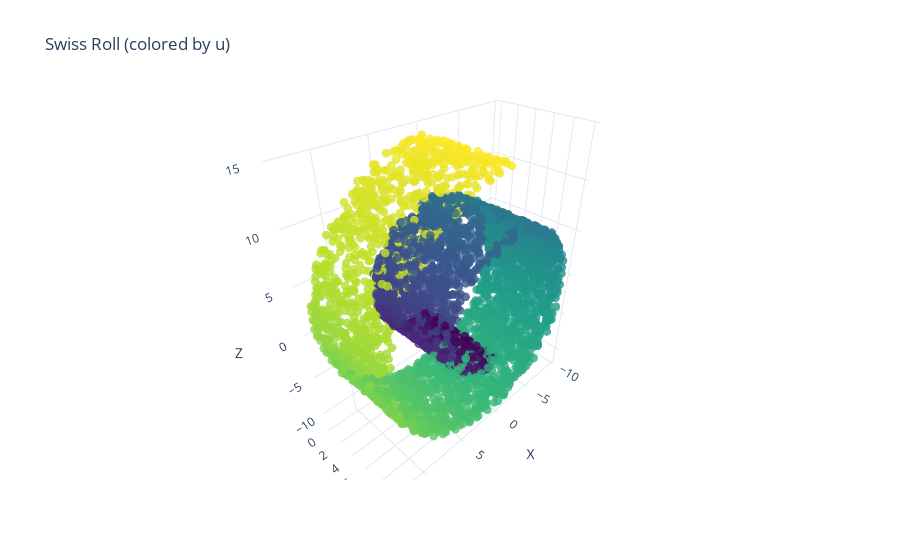

Here is the notebook cell this chart was saved with:
### Markdown cell above
### Generating and Plotting 2D Swiss roll in 3D

### Code cell
from src.generate_data import generate_dataset
from src.make_plots import plot_swiss_roll_3d

# Step 1: Generate swiss roll
data = generate_dataset(
    name="swiss_roll",
    n_samples=5000,
    embed_dim=3,        # We want 2D swiss roll in 3D
    noise_sigma=0.1,
    random_state=42,
)

X = data["X"]   # (5000, 3)
u = data["u"]   # (5000,) parameter, nice for coloring

# Step 2: Plot swiss roll
fig = plot_swiss_roll_3d(X, color=u, title="Swiss Roll (colored by u)")
fig.show()

### Figure 1 — Plotly figure (JSON) as saved in the notebook; plotly's stock layout.template omitted (floating-point values rounded to 4 significant figures; data arrays with more than 128 entries replaced by an {"elided": "..."} marker saying what was removed)
{"data": [{"marker": {"color": {"elided": "5000 float values"}, "colorscale": [[0, "#440154"], [0.1111, "#482878"], [0.2222, "#3e4989"], [0.3333, "#31688e"], [0.4444, "#26828e"], [0.5556, "#1f9e89"], [0.6667, "#35b779"], [0.7778, "#6ece58"], [0.8889, "#b5de2b"], [1, "#fde725"]], "opacity": 0.8, "size": 3}, "mode": "markers", "type": "scatter3d", "x": {"elided": "5000 float values"}, "y": {"elided": "5000 float values"}, "z": {"elided": "5000 float values"}}], "layout": {"scene": {"xaxis": {"title": {"text": "X"}}, "yaxis": {"title": {"text": "Y"}}, "zaxis": {"title": {"text": "Z"}}}, "title": {"text": "Swiss Roll (colored by u)"}}}
